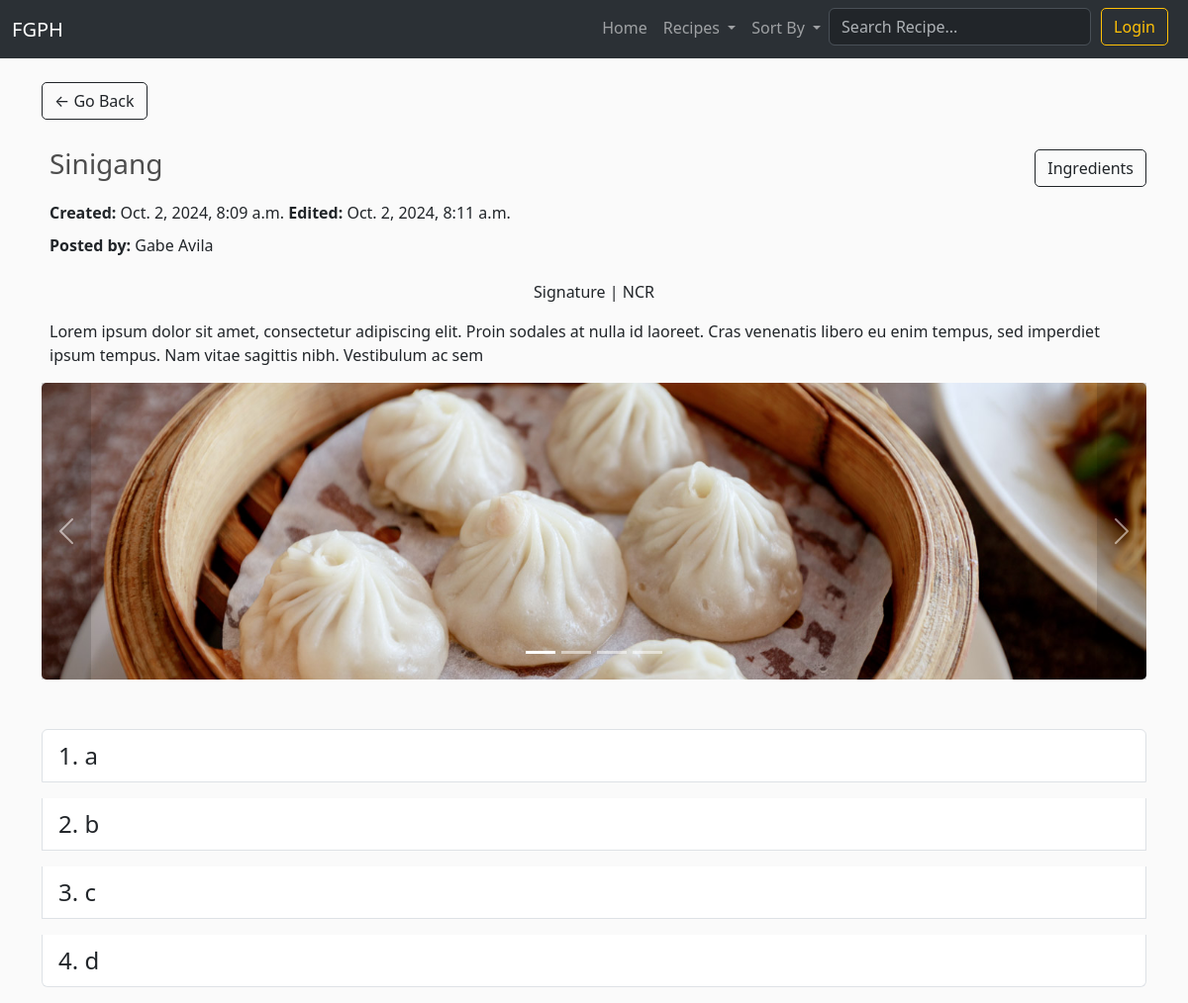
Page /recipe/6 on the committed database.
### FGPH/models.py (models this page shows, shortened)
class Recipe(models.Model):
	author = models.ForeignKey(RegisteredUser, null=True, on_delete=models.CASCADE, related_name='recipes')
	name = models.CharField(max_length=64)
	category = models.ForeignKey(Category, null=True, blank=True, on_delete=models.SET_NULL, related_name='recipes')
	tags = models.ManyToManyField(Tag)
	thumbnail = models.ImageField(default='placeholder.png')
	region = models.ForeignKey(Region, null=True, blank=True, on_delete=models.SET_NULL, related_name='recipes')
	description = models.CharField(max_length=700, null=True, blank=True)
	steps = models.JSONField(null=True)
	ingredients = models.JSONField(null=True)
	preparation_time = models.CharField(max_length=64, null=True, blank=True)
	serving_size = models.IntegerField(
		null=True,
		blank=True,
        validators=[
            MaxValueValidator(500),
            MinValueValidator(1)
        ]
    )
	date_created = models.DateTimeField(auto_now_add=True, null=True)
	date_modified = models.DateTimeField(auto_now=True, null=True)
	@property
	def recipeSteps(self):
		return json.loads(self.steps)

class RegisteredUser(models.Model):
	user = models.OneToOneField(User, null=True, blank=True, on_delete=models.CASCADE)
	name = models.CharField(max_length=200, null=True)
	email = models.CharField(max_length=200)
	title = models.CharField(default="", max_length=200, blank=True)
	profile_pic = models.ImageField(default="pfp.png", null=True, blank=True)
	date_created = models.DateTimeField(auto_now_add=True, null=True)
	def __str__(self):
	    return str(self.name)

class Category(models.Model):
	name = models.CharField(max_length=64)
	def __str__(self):
		return self.name
	class Meta:
		verbose_name = "Category"
		verbose_name_plural = "Categories"

class Region(models.Model):
	name = models.CharField(max_length=64, null=True)
	alias = models.CharField(max_length=64, null=True, blank=True)
	order = models.FloatField(null=True, blank=True)
	def __str__(self):
		return self.name

class Image(models.Model):
	recipe = models.ForeignKey(Recipe, null=True, on_delete=models.CASCADE, related_name='images')
	photo = models.ImageField(null=True, upload_to=get_image_filename, verbose_name='Image')
	def __str__(self):
		return str(self.recipe.name)
	@property
	def imageURL(self):
		try:
			url = self.photo.url
		except:
			url = ''
		return url

### FGPH/views.py (the view)
# urls.py: path("recipe/<str:recipeId>", views.recipe, name='recipe'),
def recipe(request, recipeId):
    categories = Category.objects.all()
    recipe = Recipe.objects.get(id=recipeId)
    images = recipe.images.all()
    print(images.order_by("id"))
    steps = recipe.steps
    ingredients = recipe.ingredients
    context = {'categories': categories, 'recipe': recipe, 'images': images, 'steps': steps, 'ingredients': ingredients}
    return render(request, 'FGPH/recipe.html', context)

### FGPH/templatetags/get_group.py (called while the page is built)
@register.filter(name='has_group')
def has_group(user, group_name):
    return user.groups.filter(name=group_name).exists()

### FGPH/templates/FGPH/recipe.html (shortened to what this page needs)
{% extends 'FGPH/template.html' %}
{% load static %}
{% block content %}
<a class="btn btn-outline-dark" href="javascript:history.back()">&#x2190; Go Back</a>
<div class="d-flex mb-1">
  <div class="d-flex justify-content-start me-auto p-2">
    <h3 style="padding-top: 20px;">{{ recipe.name }}</h3>
  </div>
  <div style="height: fit-content; margin-top: 30px;" class="btn btn-outline-dark" data-bs-toggle="offcanvas" data-bs-target="#offcanvasNavbar" aria-controls="offcanvasNavbar" aria-label="Toggle navigation">Ingredients</div>
</div>
<div style="margin-bottom: 30px;">
  <p class="ms-2"> <strong>Created:</strong> {{ recipe.date_created }} <strong>Edited:</strong> {{ recipe.date_modified }}</p>
  {% if recipe.author.title %}
  <p style="line-height: 10px;" class="ms-2"><strong>Posted by:</strong> {{ recipe.author }} ({{ recipe.author.title }})</p>
  {% else %}
  <p style="line-height: 10px;" class="ms-2"><strong>Posted by:</strong> {{ recipe.author }}</p>
  {% endif %}
</div>
<p style="text-align: center;">{{ recipe.category }} | {{ recipe.region }}</p>
<div>
  <p class="ms-2">{{ recipe.description }}</p>
</div>
<div id="myCarousel" class="carousel slide">
  <div class="carousel-indicators">
    {% for image in images %}
    <button type="button" data-bs-target="#myCarousel" data-bs-slide-to="0" class="carousel-indicators-btn active"></button>
    {% endfor %}
  </div>
  <div class="carousel-inner">
    {% for image in images %}
    <div style="height: 300px;" class="carousel-item">
      <img src="{{ image.imageURL }}" style="height: 300px;" class="thumbnail myImg" alt="{{ recipe.name }}">
    </div>
    {% endfor %}
  </div>
  <button class="bg-black bg-opacity-25 carousel-control-prev disabled" style="width: 50px;" type="button" data-bs-target="#myCarousel" data-bs-slide="prev">
    <span class="carousel-control-prev-icon" aria-hidden="true"></span>
  </button>
  <button class="bg-black bg-opacity-25 carousel-control-next disabled" style="width: 50px;" type="button" data-bs-target="#myCarousel" data-bs-slide="next">
    <span class="carousel-control-next-icon" aria-hidden="true"></span>
  </button>
</div>
  <ol style="margin-top: 50px;" class="list-group list-group-numbered">
  {% for step in recipe.steps %}
    <li class="list-group-item fs-4 mb-3">{{ step }}</li>
  {% endfor %}
  </ol>
{% endblock content %}

### static/css/main.css (style rules this page uses)
body { background-color: hsl(0, 0%, 98%); }
h1,h2,h3,h4,h5,h6 { color:hsl(0, 0%, 30%); }
.thumbnail { width: 100%; height: 200px; object-fit: cover; -webkit-box-shadow: -1px -3px 5px -2px rgba(214,214,214,1); -moz-box-shadow: -1px -3px 5px -2px rgba(214,214,214,1); box-shadow: -1px -3px 5px -2px rgba(214,214,214,1); }
.btn { border-radius: 5px; }
.myImg { border-radius: 5px; cursor: pointer; transition: 0.3s; }

### rows in the picture
Recipe: name "Sinigang", date_created "Oct. 2, 2024, 8:09 a.m.", date_modified "Oct. 2, 2024, 8:11 a.m.", author "Gabe Avila", category "Signature", region "NCR", description "Lorem ipsum dolor sit amet, consectetur adipiscing elit. Proin sodales at nulla id laoreet. Cras venenatis libero eu enim tempus, sed imperdiet ipsum tempus. Nam vitae sagittis nibh. Vestibulum ac sem"
Image: imageURL (picture)

### other values in the picture
{{ step }} "a" "b" "c" "d"
